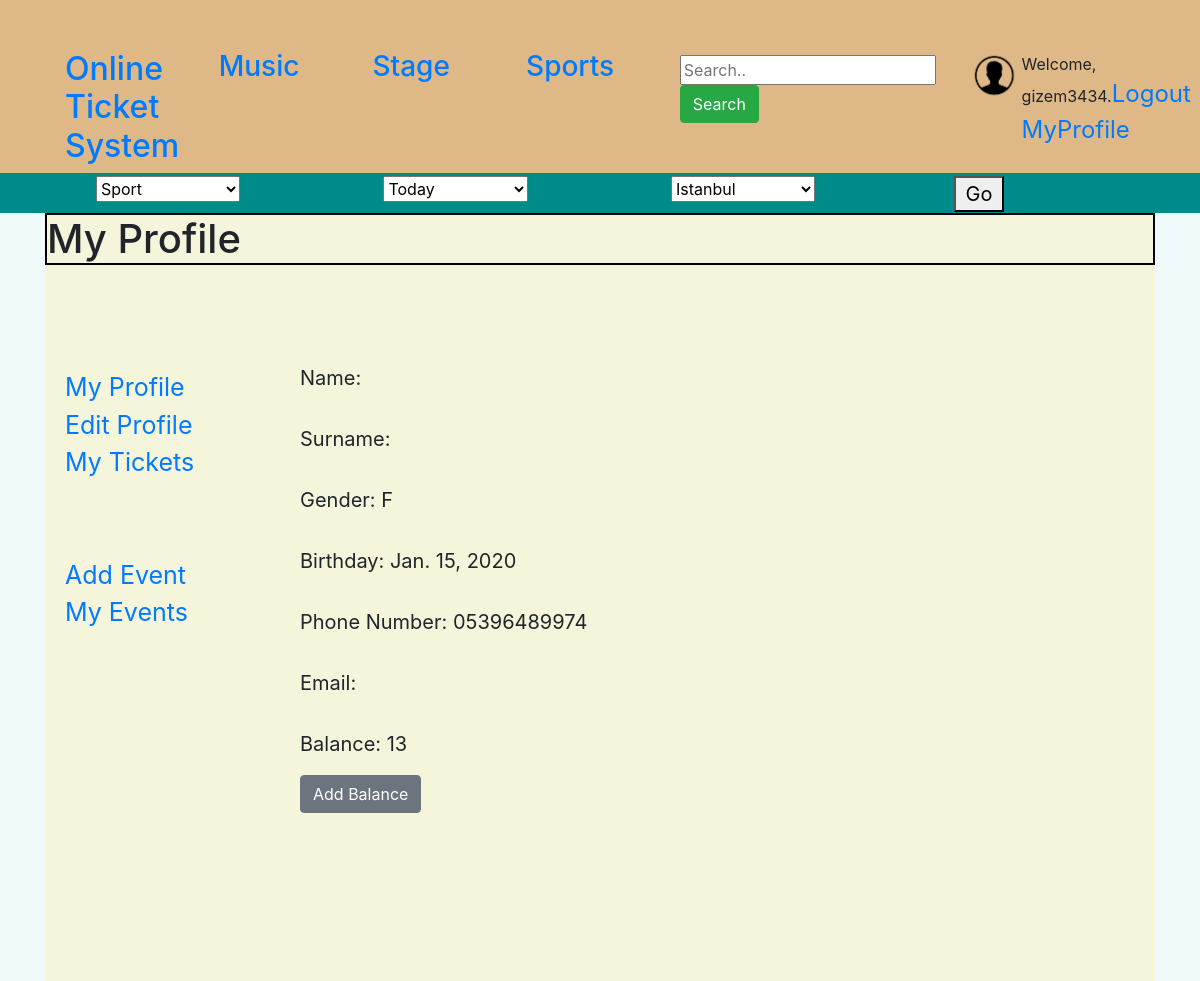
The app's page /account/profile/ (signed in), older data.
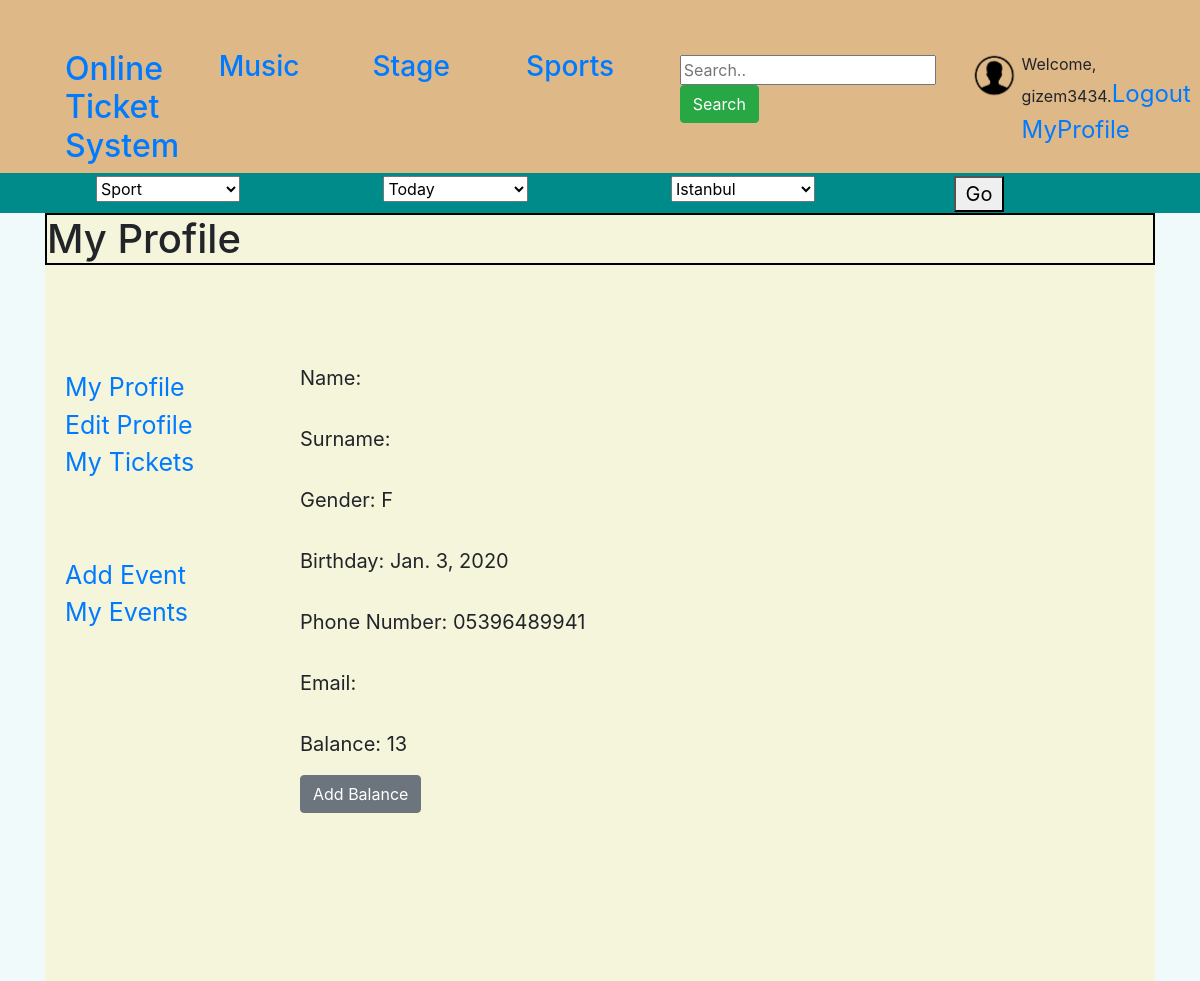
The same page, newer data.
### website/models.py (models this page shows, shortened)
class UserProfile(models.Model):
    id = models.AutoField(primary_key=True)
    GENDER = (
        ('M', 'Male'),
        ('F', 'Female'),
    )
    gender = models.CharField(max_length=1, choices=GENDER)
    birthday = models.DateField()
    phone_number = models.CharField(max_length=11)
    img = models.URLField(null=True, blank=True)
    isOperator = models.BooleanField(default=False)
    user = models.ForeignKey(User, on_delete=models.CASCADE)
    balance = models.IntegerField(default=0)

### website/views.py (the view)
# urls.py: path('account/profile/', views.my_profile_view, name='my_profile'),
@login_required
def my_profile_view(request):
    user = request.user
    user_infos = UserProfile.objects.all().filter(user=user)
    context = {"user_infos": user_infos}
    return render(request, 'profile/profile.html', context)

### templates/profile/profile.html (shortened to what this page needs)
{% extends 'base.html' %}
{% block head %}
    {% load static %}
    <link rel="stylesheet" type="text/css" href="{% static "css/profile/profil.css" %}">
{% endblock %}
{% block content %}
    <body>
<div id="mainDiv">
    <h1 id="header">My Profile</h1>
    <div class="infos">
        {% block info %}
            {% for info in user_infos %}
                <p>Name: {{ info.user.first_name }} </p>
                <p>Surname: {{ info.user.last_name }}</p>
                <p>Gender: {{ info.gender }}</p>
                <p>Birthday: {{ info.birthday }}</p>
                <p>Phone Number: {{ info.phone_number }}</p>
                <p>Email: {{  info.user.email }}</p>
                <p>Balance: {{  info.balance }}</p>
                <a href="{% url 'add_balance' %}"><button type="button" class="btn btn-secondary">Add Balance</button></a>
            {% endfor %}
        {% endblock %}
    </div>
    <div id="main_menu">
        <br><br>
        <a href="{% url 'my_profile' %}">My Profile</a><br>
        <a href="{% url 'edit_my_profile' %}">Edit Profile</a><br>
        <a href="{% url 'my_tickets' %}">My Tickets</a><br>
        <br><br>
        {% block isOperator %}
        {% for info in user_infos %}
            {% if info.isOperator %}
                <a href="{% url 'add_event' %}">Add Event</a><br>
                <a href="{% url 'my_events' %}">My Events</a><br>
            {% endif %}
        {% endfor %}
            {% endblock %}
    </div>
</div>
    </body>
{% endblock %}

Row changes from the older to the newer data that the page shows:
changed UserProfile: birthday "Jan. 15, 2020" → "Jan. 3, 2020"; phone_number "05396489974" → "05396489941"
